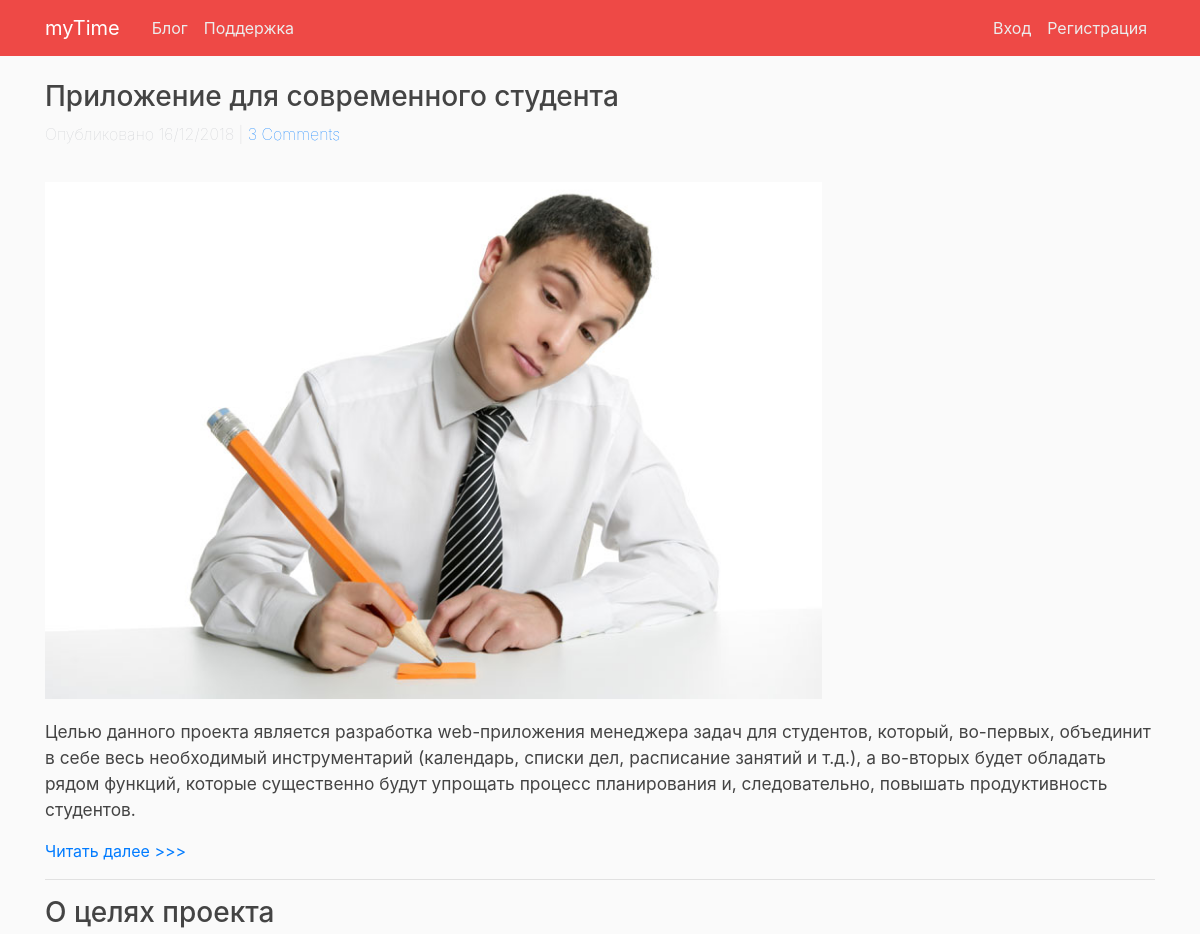
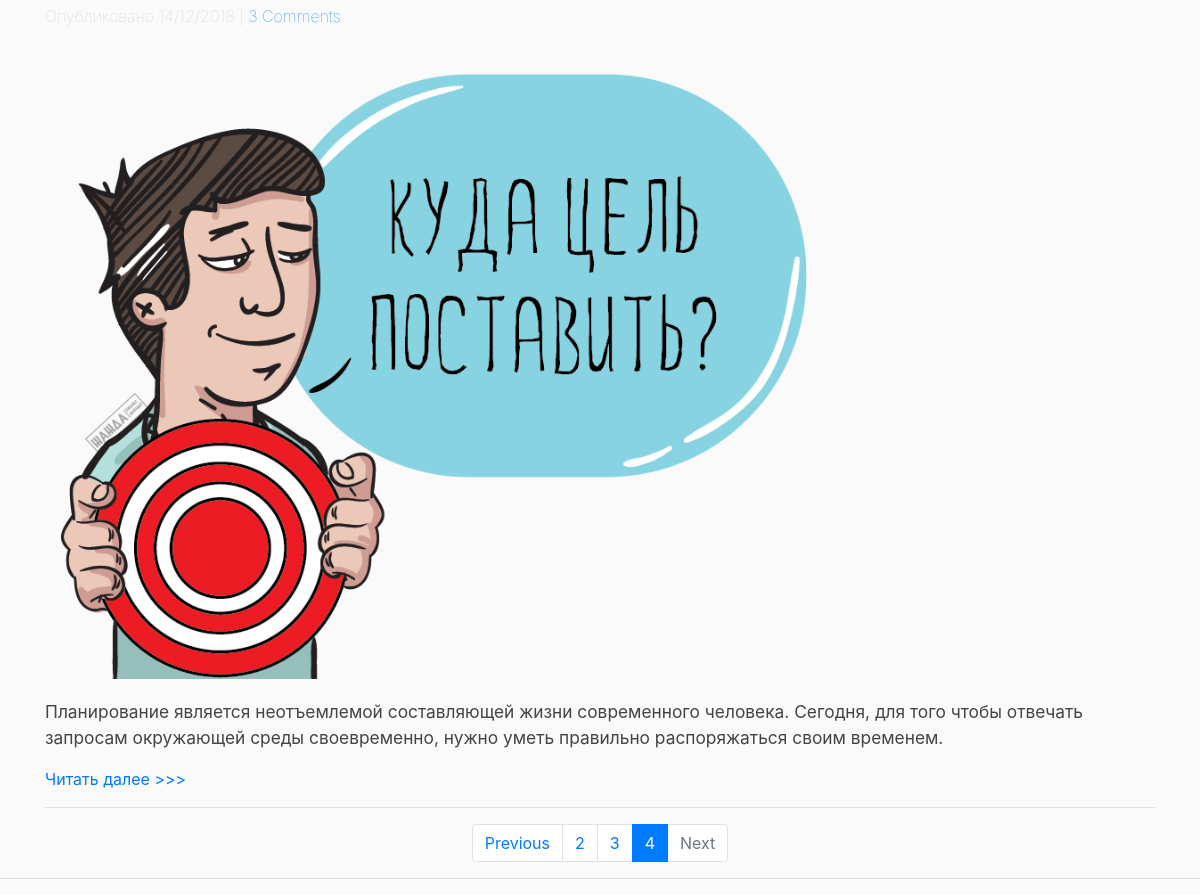
The app's page /blog/?page=4 with its own data (2 pictures, top to bottom).
### blog/models.py (models this page shows, shortened)
class Article (models.Model):
    title = models.CharField(max_length=120)
    slug = models.SlugField()
    description = models.TextField()
    post = models.TextField()
    mainImage = models.ImageField(blank = True, upload_to = main_image_folder)
    date = models.DateTimeField()
    class Meta:
        ordering = ['-date']

### blog/views.py (the view)
# urls.py: path('', views.blog, name = 'guest-blog'),
def blog(request):
    posts = Article.objects.all()
    paginator = Paginator(posts, 2)
    page_number = request.GET.get('page', 1)
    page = paginator.get_page(page_number)
    is_paginated = page.has_other_pages()
    if page.has_previous():
        previous_url = "?page={}".format(page.previous_page_number())
    else:
        previous_url = ''
    if page.has_next():
        next_url = "?page={}".format(page.next_page_number())
    else:
        next_url = ''
    context = {
        'title': 'Blog',
        'page_object': page,
        'is_paginated': is_paginated,
        'next_url': next_url,
        'previous_url': previous_url,
    }
    return render(request, 'blog/overview.html', context)

### blog/templates/blog/overview.html
{% extends "guest/base.html" %}
{% block content %}
  <div class="container">
      {%for post in page_object.object_list %}
      <div class="row">
        <div class="col-12">
          <a class="article-link" href="{{post.id}}"> <h3>{{post.title}}</h3></a>
          <p class="post-date">Опубликовано {{post.date|date:"d/m/Y"}} |
            {% if post.comment_set.count > 0 %}
                <a href="{{post.id}}#comlink">{{post.comment_set.count}} Comments</a>
            {% endif %}
          </p>
          {%if post.mainImage %}
          <a href="{{post.id}}"><img class="post-img" src="{{post.mainImage.url}}" ></a>
          {% endif %}
          <p class="post-descr">{{post.description}}</p>
          <a href="{{post.id}}">Читать далее >>></a>
          <hr>
        </div>
      </div>
      {% endfor %}
  </div>
  {% if is_paginated %}
  <div class="container">
      <div class="row justify-content-center">
          <nav aria-label="...">
            <ul class="pagination">
              <li class="page-item {% if not previous_url %} disabled {% endif %}">
                <a class="page-link" href="{{previous_url}}">Previous</a>
              </li>
              {% for n in page_object.paginator.page_range %}
                  {% if page_object.number == n %}
                  <li class="page-item active">
                    <span class="page-link" href="?page={{n}}"> {{n}}<span class="sr-only">(current)</span>
                    </span>
                  </li>
                  {% elif n > page_object.number|add:-3 and n < page_object.number|add:3 %}
                  <li class="page-item">
                      <a class="page-link" href="?page={{n}}">{{n}}</a>
                  </li>
                  {% endif %}
              {% endfor %}
              <li class="page-item {% if not next_url %} disabled {% endif %}">
                <a class="page-link" href="{{next_url}}">Next</a>
              </li>
            </ul>
          </nav>
      </div>
  </div>
  <hr>
  {% endif %}
{% endblock content %}

### guest/static/my_time/main.css (style rules this page uses)
body { background: #fafafa; color: #333333; margin-top: 5rem; }
h1, h2, h3, h4, h5, h6 { color: #444444; }
ul { margin: 0; }
.post-img { padding:20px 0; max-width:70%; max-height:auto; }
.post-date { color: #ccced2; font-weight:50; }
.post-descr { color: #444444; font-size:13pt; }

### records on screen
Article: title "Приложение для современного студента", date "16/12/2018", comment_set.count "3", mainImage (picture), description "Целью данного проекта является разработка web-приложения менеджера задач для студентов, который, во-первых, объединит в себе весь необходимый инструментарий (календарь, списки дел, расписание занятий и т.д.), а во-вторых будет обладать рядом функций, которые существенно будут упрощать процесс планирования и, следовательно, повышать продуктивность студентов."
Article: title "О целях проекта", date "14/12/2018", comment_set.count "3", mainImage (picture), description "Планирование является неотъемлемой составляющей жизни современного человека. Сегодня, для того чтобы отвечать запросам окружающей среды своевременно, нужно уметь правильно распоряжаться своим временем."

### other values on screen
{{ n }} "2" "3"
{{ n }} "4"
